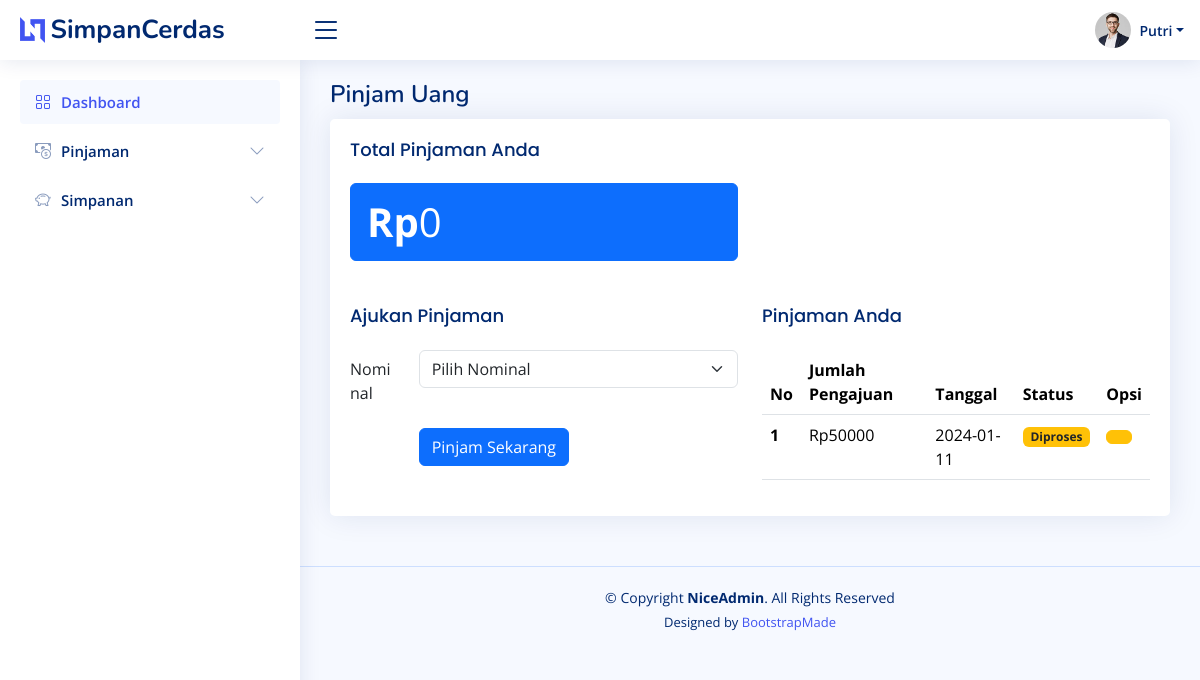
/public/pinjaman/pengajuan (signed in), run on an earlier commit of the app's database.
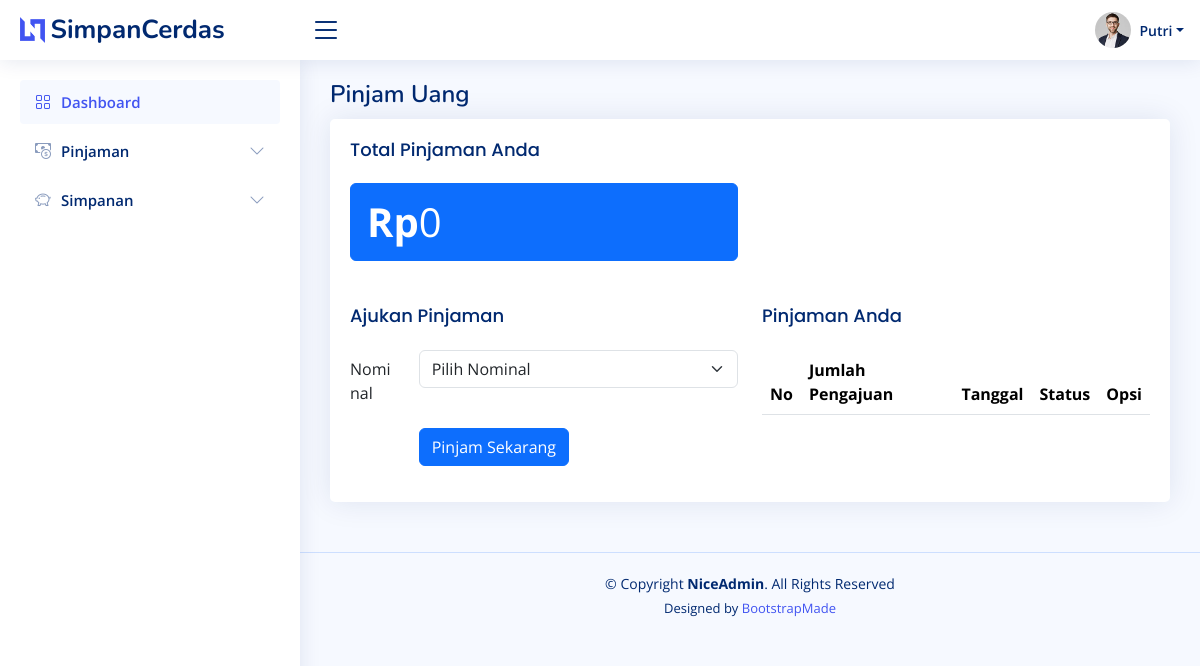
And on a later commit of the database.
### tables this page shows
CREATE TABLE `tbl_pinjaman` (
  `id_pinjaman` int(11) NOT NULL,
  `id_anggota` int(11) NOT NULL,
  `jml_pinjaman` int(11) NOT NULL,
  `tgl_pinjaman` date NOT NULL,
  `status_pinjaman` enum('Belum Lunas','Lunas','Diproses') NOT NULL
);

### app/core/Controller.php (called while the page is built, shortened)
<?php
class Controller {
    public function view($view, $data = [])
    {
        require_once '../app/views/' . $view . '.php';
    }
    public function model($model)
    {
        return new $model;
    }
}

### app/controllers/Pinjaman.php (called while the page is built, shortened)
<?php
class Pinjaman extends Controller {
    public function pengajuan()
    {
        $userId = $_SESSION['anggota'];
        $data['judul'] = 'Pengajuan';
        $data['nama'] = $this->model('User_model')->getUser($userId);
        $data['pinjaman'] = $this->model('Pinjaman_model')->getPinjaman($userId);
        $data['saldo'] = $this->model('Pinjaman_model')->getSaldo($userId);
        $this->view('templates/header', $data);
        $this->view('pinjaman/pengajuan', $data);
        $this->view('templates/footer');
    }
}

### app/core/App.php (called while the page is built, shortened)
<?php
class App {
    protected $method = 'index';
    protected $params = [];
    public function __construct()
    {
        $url = $this->parseURL();
        if( file_exists('../app/controllers/' . $url[0] . '.php') ) {
            unset($url[0]);
        }
        $this->controller = new $this->controller;
        if( isset($url[1]) ) {
            if( method_exists($this->controller, $url[1]) ) {
                $this->method = $url[1];
            }
        }
        call_user_func_array([$this->controller, $this->method], $this->params);
    }
    public function parseURL()
    {
        if( isset($_GET['url']) ) {
            $url = rtrim($_GET['url'], '/');
            $url = filter_var($url, FILTER_SANITIZE_URL);
            $url = explode('/', $url);
            return $url;
        }
    }
}

### public/index.php (called while the page is built, shortened)
<?php
$app = new App;

### app/core/Database.php (called while the page is built, shortened)
<?php
class Database {
    private $host = DB_HOST;
    private $user = DB_USER;
    private $pass = DB_PASS;
    private $db_name = DB_NAME;
    private $dbh;
    private $stmt;
    public function __construct()
    {
        $dsn = 'mysql:host=' . $this->host . ';dbname=' . $this->db_name;
        $option = [
            PDO::ATTR_PERSISTENT => true,
            PDO::ATTR_ERRMODE => PDO::ERRMODE_EXCEPTION
        ];
        try {
            $this->dbh = new PDO($dsn, $this->user, $this->pass, $option);
        } catch(PDOException $e) {
            die($e->getMessage());
        }
    }
    public function query($query)
    {
        $this->stmt = $this->dbh->prepare($query);
    }
    public function bind($param, $value, $type = null)
    {
        if( is_null($type) ) {
            switch( true ) {
                case is_int($value) :
                    $type = PDO::PARAM_INT;
                    break;
                default :
                    $type = PDO::PARAM_STR;
            }
        }
        $this->stmt->bindValue($param, $value, $type);
    }
    public function execute()
    {
        $this->stmt->execute();
    }
    public function resultSet()
    {
        $this->execute();
        return $this->stmt->fetchAll(PDO::FETCH_ASSOC);
    }
}

### app/models/Pinjaman_model.php (called while the page is built, shortened)
<?php
class Pinjaman_model {
    private $table = 'tbl_pinjaman';
    private $db;
    public function __construct()
    {
        $this->db = new Database;
    }
    public function getPinjaman($id)
    {
        $this->db->query('SELECT * FROM ' . $this->table . ' WHERE id_anggota=:id');
        $this->db->bind('id', $id);
        return $this->db->resultSet();
    }
    public function getSaldo($id)
    {
        $this->db->query('SELECT SUM(jml_pinjaman) AS total_pinjaman FROM ' . $this->table . ' WHERE id_anggota=:id AND status_pinjaman = :status');
        $this->db->bind('id', $id);
        $this->db->bind('status', 'Belum Lunas');
        return $this->db->single();
    }
}

### app/views/pinjaman/pengajuan.php (the view, shortened to what this page needs)
<div class="pagetitle">
    <h1>Pinjam Uang</h1>
</div>
<div class="card">
    <div class="card-body">
        <h5 class="card-title">Total Pinjaman Anda</h5>
        <div class="row">
            <div class="col-lg-6">
            <ul class="list-group">
                <li class="list-group-item active" aria-current="true" style="font-size:40px"><b>Rp</b><?php if (!isset($data['saldo']['total_pinjaman'])) { echo "0"; } else { echo $data['saldo']['total_pinjaman']; } ?></li>
            </ul>
            </div>
            <div class="col-lg-6"></div>
            <div class="col-lg-6 mt-4">
                <h5 class="card-title">Ajukan Pinjaman</h5>
                <form action="<?=BASEURL;?>/Pinjaman/pinjam" method="POST">
                    <div class="row mb-3">
                    <label class="col-sm-2 col-form-label">Nominal</label>
                    <div class="col-sm-10">
                        <select class="form-select" name="nominal" aria-label="Default select example">
                        <option value="0" selected="">Pilih Nominal</option>
                        </select>
                    </div>
                    </div>
                    <div class="row mb-3">
                    <label class="col-sm-2 col-form-label"></label>
                    <div class="col-sm-10">
                        <button type="submit" class="btn btn-primary">Pinjam Sekarang</button>
                    </div>
                    </div>
                </form>
            </div>
            <div class="col-lg-6 mt-4">
                <h5 class="card-title">Pinjaman Anda</h5>
                <table class="table">
                    <thead>
                        <tr>
                            <th scope="col">No</th>
                            <th scope="col">Jumlah Pengajuan</th>
                            <th scope="col">Tanggal</th>
                            <th scope="col">Status</th>
                            <th scope="col">Opsi</th>
                        </tr>
                    </thead>
                    <tbody>
                    <?php foreach ($data['pinjaman'] as $index => $pinjaman) : ?>
                        <?php if ($pinjaman['status_pinjaman'] != 'Lunas') : ?>
                            <tr>
                                <th scope="row"><?= $index + 1; ?></th>
                                <td>Rp<?= $pinjaman['jml_pinjaman']; ?></td>
                                <td><?= $pinjaman['tgl_pinjaman']; ?></td>
                                <td>
                                    <span class="badge bg-warning text-dark"><?= $pinjaman['status_pinjaman']; ?></span>
                                </td>
                                <td>
                                    <?php if ($pinjaman['status_pinjaman'] == 'Diproses') : ?>
                                        <button type="button" class="btn btn-warning"></button>
                                    <?php else : ?>
                                        <button type="button" class="btn btn-success" data-bs-toggle="modal" data-bs-target="#basicModal" data-id-pinjaman="<?= $pinjaman['id_pinjaman']; ?>"><i class="bi bi-cash-stack"></i> Bayar</button>
                                    <?php endif; ?>
                                </td>
                            </tr>
                        <?php endif; ?>
                    <?php endforeach; ?>
                    </tbody>
                </table>
        </div>
    </div>
</div>

### app/views/templates/header.php (shortened to what this page needs)
<!DOCTYPE html>
<html lang="en">
<head>
  <link href="<?= BASEURL;?>/assets/vendor/bootstrap/css/bootstrap.min.css" rel="stylesheet">
  <link href="<?= BASEURL;?>/assets/vendor/bootstrap-icons/bootstrap-icons.css" rel="stylesheet">
  <link href="<?= BASEURL;?>/assets/vendor/boxicons/css/boxicons.min.css" rel="stylesheet">
  <link href="<?= BASEURL;?>/assets/vendor/quill/quill.snow.css" rel="stylesheet">
  <link href="<?= BASEURL;?>/assets/vendor/quill/quill.bubble.css" rel="stylesheet">
  <link href="<?= BASEURL;?>/assets/vendor/remixicon/remixicon.css" rel="stylesheet">
  <link href="<?= BASEURL;?>/assets/vendor/simple-datatables/style.css" rel="stylesheet">
  <link href="<?= BASEURL;?>/assets/css/style.css" rel="stylesheet">
</head>
<body>
  <header id="header" class="header fixed-top d-flex align-items-center">
    <div class="d-flex align-items-center justify-content-between">
      <a href="index.html" class="logo d-flex align-items-center">
        <img src="<?= BASEURL;?>/assets/img/logo.png" alt="">
        <span class="d-none d-lg-block ml">SimpanCerdas</span>
      </a>
      <i class="bi bi-list toggle-sidebar-btn"></i>
    </div>
    <nav class="header-nav ms-auto">
      <ul class="d-flex align-items-center">
        <li class="nav-item dropdown">
        <li class="nav-item dropdown pe-3">
          <a class="nav-link nav-profile d-flex align-items-center pe-0" href="#" data-bs-toggle="dropdown">
            <img src="<?= BASEURL;?>/assets/img/profile-img.jpg" alt="Profile" class="rounded-circle">
            <span class="d-none d-md-block dropdown-toggle ps-2"><?= $data['nama']; ?></span>
          </a>
        </li>
      </ul>
    </nav>
  </header>
    <aside id="sidebar" class="sidebar">
      <ul class="sidebar-nav" id="sidebar-nav">
        <li class="nav-item">
          <a class="nav-link" href="<?= BASEURL;?>/dashboard">
            <i class="bi bi-grid"></i>
            <span>Dashboard</span>
          </a>
        </li>
          <li class="nav-item">
            <a
              class="nav-link collapsed"
              data-bs-target="#forms-nav"
              data-bs-toggle="collapse"
              href=""
            >
              <i class="bi bi-cash-coin"></i><span>Pinjaman</span
              ><i class="bi bi-chevron-down ms-auto"></i>
            </a>
          </li>
        <?php if(isset($_SESSION['role']) && $_SESSION['role'] == "anggota"): ?>
        <li class="nav-item">
          <a
            class="nav-link collapsed"
            data-bs-target="#simpan-nav"
            data-bs-toggle="collapse"
            href="#"
          >
            <i class="bi bi-piggy-bank"></i><span>Simpanan</span
            ><i class="bi bi-chevron-down ms-auto"></i>
          </a>
        </li>
        <?php endif; ?>
      </ul>
    </aside>
  <main id="main" class="main">

### app/views/templates/footer.php (shortened to what this page needs)
</main>
  <footer id="footer" class="footer">
    <div class="copyright">
      &copy; Copyright <strong><span>NiceAdmin</span></strong>. All Rights Reserved
    </div>
    <div class="credits">
      Designed by <a href="https://bootstrapmade.com/">BootstrapMade</a>
    </div>
  </footer>
</body>
</html>

### public/assets/css/style.css (style rules this page uses)
:root { scroll-behavior: smooth; }
body { font-family: "Open Sans", sans-serif; background: #f6f9ff; color: #444444; }
a { color: #4154f1; text-decoration: none; }
h1, h2, h3, h4, h5, h6 { font-family: "Nunito", sans-serif; }
#main { margin-top: 60px; padding: 20px 30px; transition: all 0.3s; }
.pagetitle { margin-bottom: 10px; }
.pagetitle h1 { font-size: 24px; margin-bottom: 0; font-weight: 600; color: #012970; }
.card { margin-bottom: 30px; border: none; border-radius: 5px; box-shadow: 0px 0 30px rgba(1, 41, 112, 0.1); }
.card-title { padding: 20px 0 15px 0; font-size: 18px; font-weight: 500; color: #012970; font-family: "Poppins", sans-serif; }
.card-body { padding: 0 20px 20px 20px; }
.logo { line-height: 1; }
@media (min-width: 1200px) { .logo { width: 280px; } }
.logo img { max-height: 26px; margin-right: 6px; }
.logo span { font-size: 26px; font-weight: 700; color: #012970; font-family: "Nunito", sans-serif; }
.header { transition: all 0.5s; z-index: 997; height: 60px; box-shadow: 0px 2px 20px rgba(1, 41, 112, 0.1); background-color: #fff; padding-left: 20px; }
.header .toggle-sidebar-btn { font-size: 32px; padding-left: 10px; cursor: pointer; color: #012970; }
.header-nav ul { list-style: none; }
.header-nav>ul { margin: 0; padding: 0; }
.header-nav .nav-profile { color: #012970; }
.header-nav .nav-profile img { max-height: 36px; }
.header-nav .nav-profile span { font-size: 14px; font-weight: 600; }
.sidebar { position: fixed; top: 60px; left: 0; bottom: 0; width: 300px; z-index: 996; transition: all 0.3s; padding: 20px; overflow-y: auto; scrollbar-width: thin; scrollbar-color: #aab7cf transparent; box-shadow: 0px 0px 20px rgba(1, 41, 112, 0.1); background-color: #fff; }
@media (min-width: 1200px) { #main, #footer { margin-left: 300px; } }
.sidebar-nav { padding: 0; margin: 0; list-style: none; }
.sidebar-nav li { padding: 0; margin: 0; list-style: none; }
.sidebar-nav .nav-item { margin-bottom: 5px; }
.sidebar-nav .nav-link { display: flex; align-items: center; font-size: 15px; font-weight: 600; color: #4154f1; transition: 0.3; background: #f6f9ff; padding: 10px 15px; border-radius: 4px; }
.sidebar-nav .nav-link i { font-size: 16px; margin-right: 10px; color: #4154f1; }
.sidebar-nav .nav-link.collapsed { color: #012970; background: #fff; }
.sidebar-nav .nav-link.collapsed i { color: #899bbd; }
.sidebar-nav .nav-link .bi-chevron-down { margin-right: 0; transition: transform 0.2s ease-in-out; }
.footer { padding: 20px 0; font-size: 14px; transition: all 0.3s; border-top: 1px solid #cddfff; }
.footer .copyright { text-align: center; color: #012970; }
.footer .credits { padding-top: 5px; text-align: center; font-size: 13px; color: #012970; }

What changed in the data, as far as the page shows it:
removed tbl_pinjaman: jml_pinjaman "50000", tgl_pinjaman "2024-01-11", status_pinjaman "Diproses"
